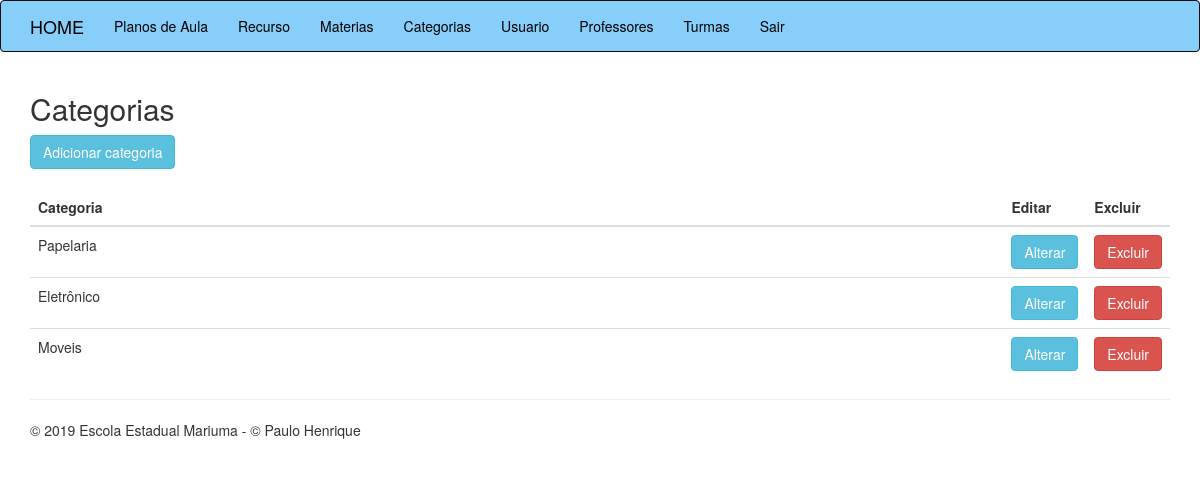
The page /categorias.php on the database as committed earlier.
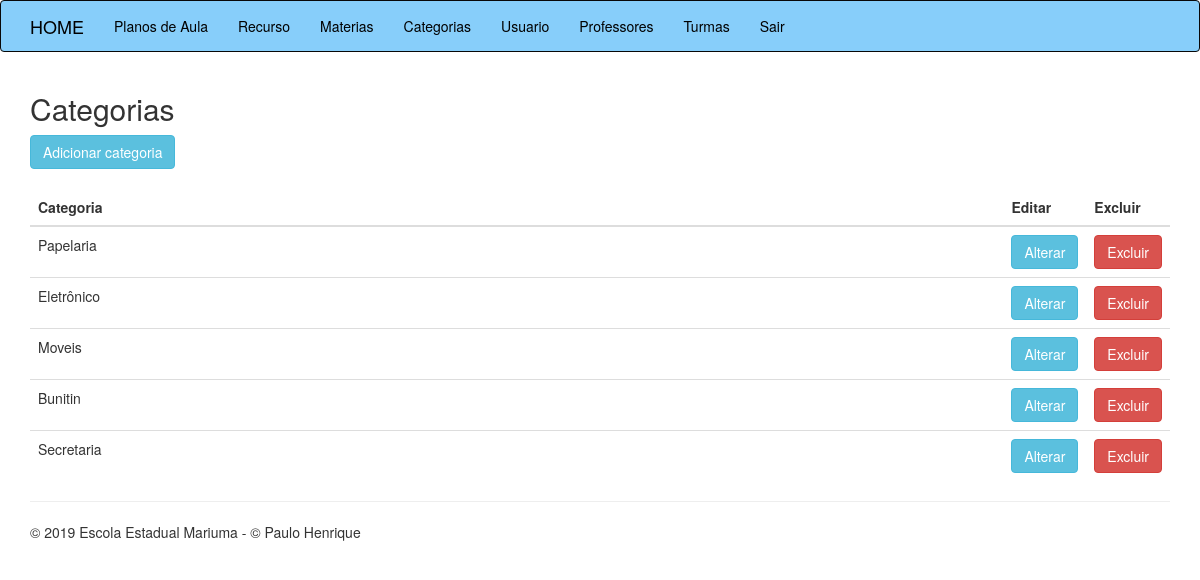
The same page on the database as committed later.
### tables this page shows
CREATE TABLE `tb_categoria` (
  `id` int(11) NOT NULL,
  `descricao` varchar(30) NOT NULL
);

### classes/Categoria.php (called while the page is built, shortened)
<?php
class Categoria{
    public function listar(){
        $conexao = new PDO("mysql:host=127.0.0.1;dbname=escola","root","");
        $query = "SELECT id, descricao FROM tb_categoria";
        $resultado = $conexao->query($query);
        $lista = $resultado->fetchAll();
        return $lista;
    }
}

### categorias.php (the view)
<?php
    require_once 'classes/Categoria.php';
    $categoria = new Categoria();
    $lista = $categoria->listar();
    require_once 'cabecalho.php';
?>
<h2>Categorias</h2>
<a href="categorias-criar.php"  class="btn btn-info">Adicionar categoria</a>
<br><br>
<table class="table">
    <thead>
        <th>Categoria</th>
        <th class="acao">Editar</th>
        <th class="acao">Excluir</th>
    </thead>
    <tbody>
        <?php foreach($lista as $linha){?>
            <tr>
                <td><?php echo $linha['descricao'];?></td>
                <td><a href="categorias-editar.php?CODIGO=<?php echo $linha['id'];?>" class="btn btn-info">Alterar</a></td>
                <td><a href="categorias-excluir.php?CODIGO=<?php echo $linha['id'];?>" class="btn btn-danger">Excluir</a></td>
            </tr>
        <?php }?>
    </tbody>
</table>
<?php
    require_once 'rodape.php';
?>

Rows that differ between the two databases and show on the page:
added tb_categoria: descricao "Bunitin"
added tb_categoria: descricao "Secretaria"
